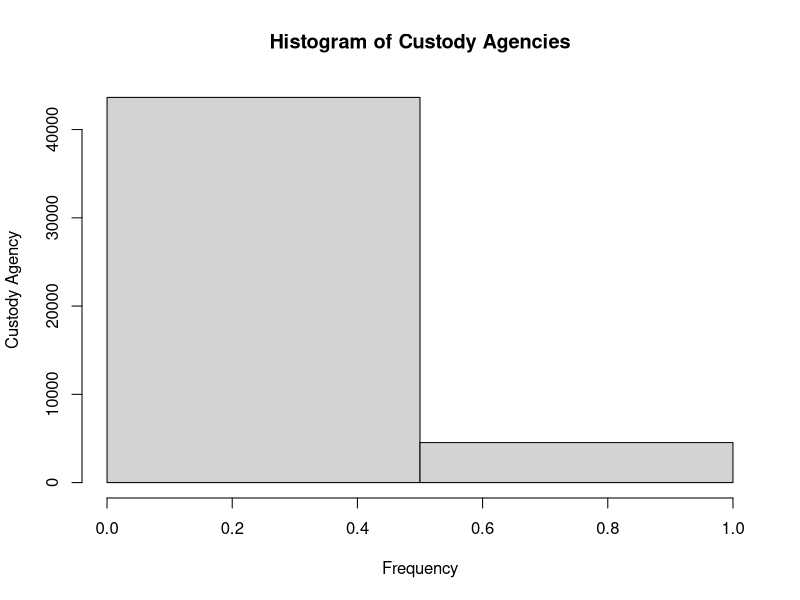
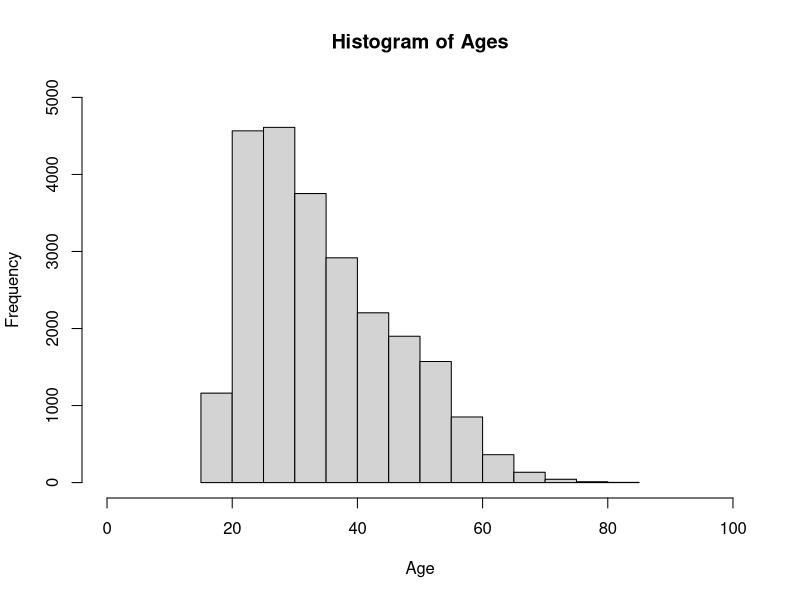

Write R code to recreate these figures, in order. (Note: this script raises an error after producing the figures.)
#-----------------------#
# CRIM 250 Final Project
# Due: 12/1/21
#-----------------------#

# SET UP #
library(dplyr)
library(plyr)
library(tidyverse)
library(ggplot2)

## setwd("C:/Users/Elizabeth/Desktop/CRIM 250/testGithub/ElizLearnR/Final Project")

# LOOKING AT THE DATA #
releases <- read.csv("pdp_state_releases.csv")
untouched.releases <- releases

dim(releases)
head(releases)

# CUSTODY AGENCY #
## create another column with numeric values for "PDP" and "STATE"
releases$custody_numeric <- 0
releases$custody_numeric[releases$custody_agency == "State"] <- 1

## histogram of custody agency using the numeric column to show where people are being released from
hist(releases$custody_numeric,
     main = "Histogram of Custody Agencies",
     ylab = "Custody Agency",
     xlab = "Frequency",
     breaks = seq(from=0, to=1, by=0.5))
# **might want to add legend where 1 = PDP, 2 = State
# **how do we get it to only be 1,2 on xlim (aka how do we get rid of the 1.2, 1.4, etc.)

# DATE OF RELEASE #
releases <- separate(releases,
                     col = "date_of_release",
                     into = c("date_of_releases","time"),
                     sep = " ")
unique(releases$time)
releases$time <- NULL
## getting rid of times - they're useless values 


# SEX #
## make a new column with binary gender
releases$gender_binary <- 0
releases$gender_binary[releases$sex == "Male"] <- 1

#add a histogram?

# AGE #
## histogram of ages
hist(releases$age,
     main = "Histogram of Ages",
     xlab = "Age",
     ylab = "Frequency",
     ylim = c(0, 5000),
     xlim = c(0,100))

# RACE ETHNICITY #
## shows the races recorded in this dataset
unique(releases$race_ethnicity)

## histogram of races
releases$race_numeric <- as.numeric(releases$race_ethnicity)
## what each of the numbers mean, based on the levels that R assigned to each race
# Asian: 1
# Black: 2
# Hispanic: 3
# Other: 4
# White: 5

hist(releases$race_numeric,
     main = "Histogram of Ages",
     xlab = "Age",
     ylab = "Frequency",
     ylim = c(0, 20000))
# **have to fix bin width
# **add legend

## make a new column with binary race
releases$race_eth_binary <- revalue(releases$race_ethnicity,c("White" = 0,
                                                               "Asian" = 1,
                                                               "Hispanic" = 1,
                                                               "Other" = 1,
                                                               "Black" = 1))


## regress custody numeric on race alone (non-white vs white)
ols.race <- lm(custody_numeric ~ race_eth_binary, data = releases)
summary(ols.race)


## regress custody numeric on race and gender
ols.race_gender <- lm(custody_numeric ~ race_eth_binary + gender_binary, 
                      data = releases)
summary(ols.race_gender)


## regress custody numeric on race, gender, and age
ols.demographics <- lm(custody_numeric ~ race_eth_binary + gender_binary + age, 
                                          data = releases)
summary(ols.demographics)

# Everything besides race yielded statistically significant estimates
